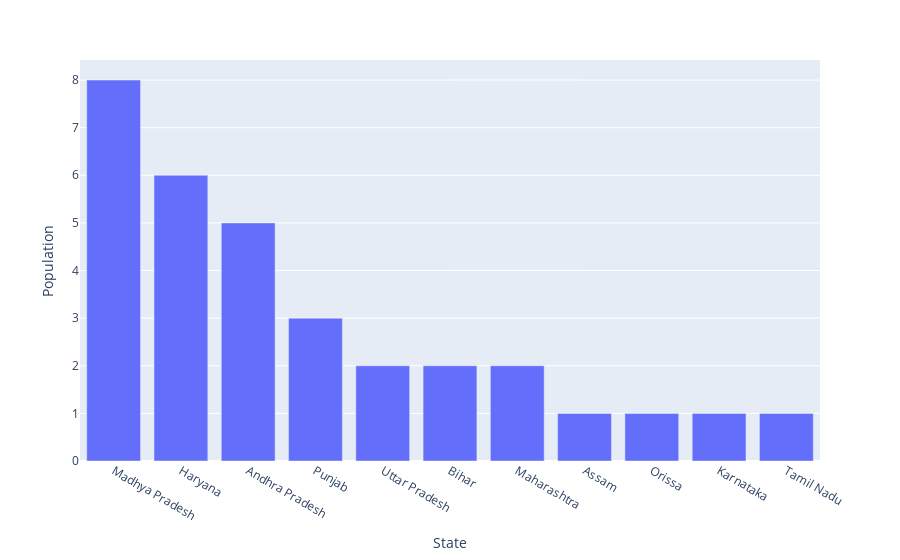

The code cell stored with this chart in its notebook:
### Code cell
fig = px.bar(x=data.State.value_counts().index,y=data.State.value_counts().values)
fig.update_xaxes(title_text="State")
fig.update_yaxes(title_text="Population")

### Figure 1 — Plotly figure (JSON) as saved in the notebook; plotly's stock layout.template omitted (floating-point values rounded to 4 significant figures)
{"data": [{"alignmentgroup": "True", "hoverlabel": {"namelength": 0}, "hovertemplate": "x=%{x}<br>y=%{y}", "legendgroup": "", "marker": {"color": "#636efa"}, "name": "", "offsetgroup": "", "orientation": "v", "showlegend": false, "textposition": "auto", "type": "bar", "x": ["Madhya Pradesh", "Haryana", "Andhra Pradesh", "Punjab", "Uttar Pradesh", "Bihar", "Maharashtra", "Assam", "Orissa", "Karnataka", "Tamil Nadu"], "xaxis": "x", "y": [8, 6, 5, 3, 2, 2, 2, 1, 1, 1, 1], "yaxis": "y"}], "layout": {"barmode": "relative", "legend": {"tracegroupgap": 0}, "margin": {"t": 60}, "xaxis": {"anchor": "y", "domain": [0, 1], "title": {"text": "State"}}, "yaxis": {"anchor": "x", "domain": [0, 1], "title": {"text": "Population"}}}}
